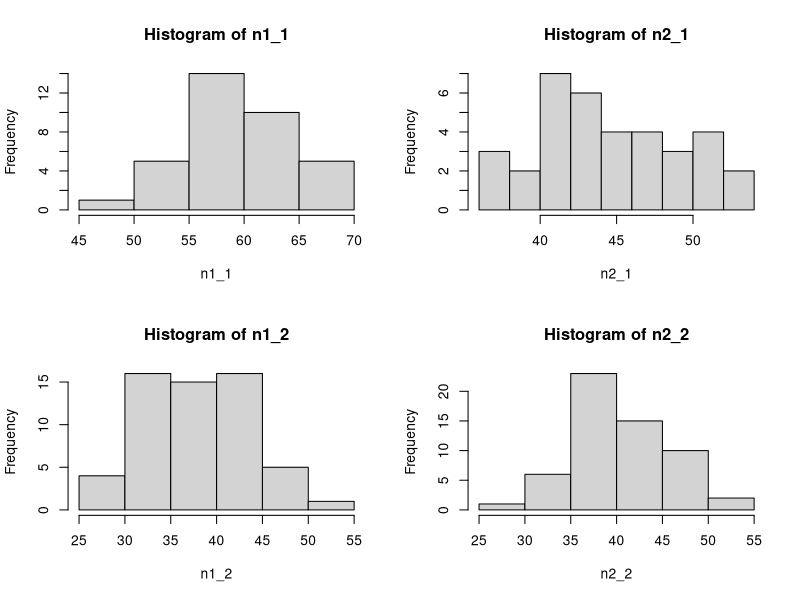
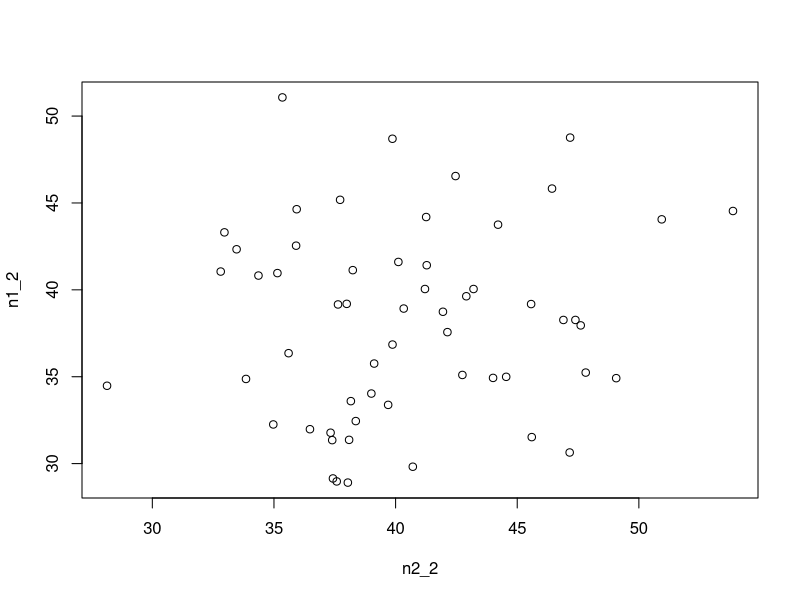
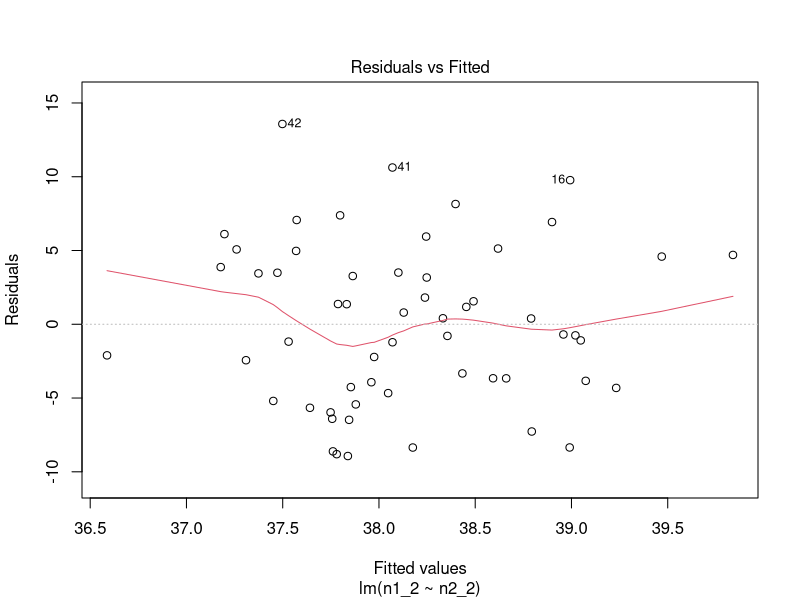
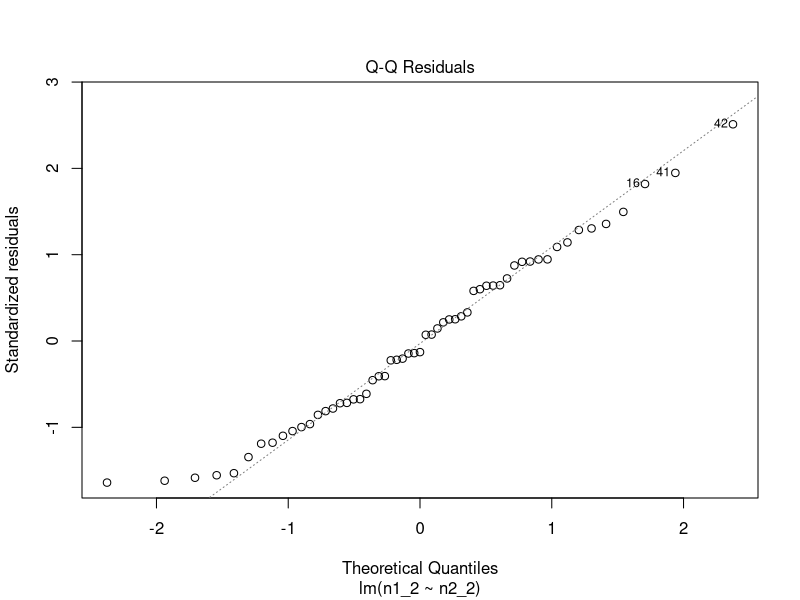
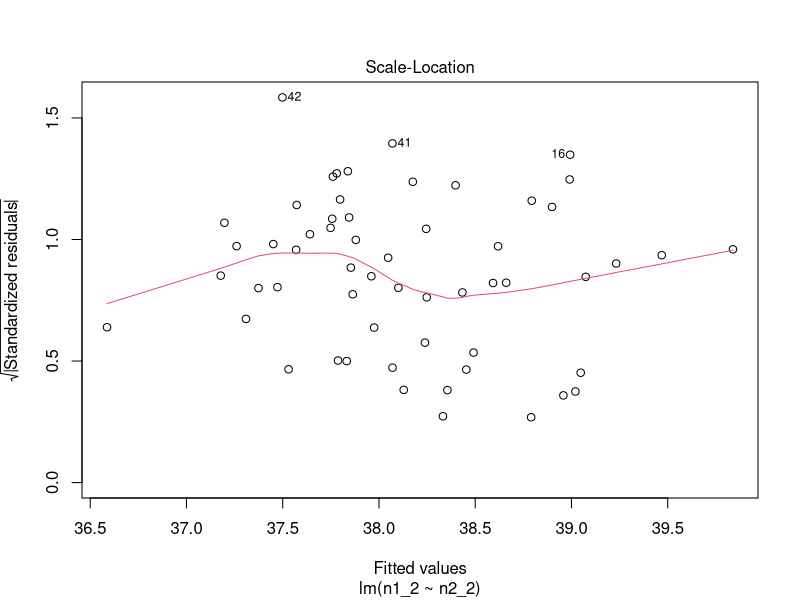
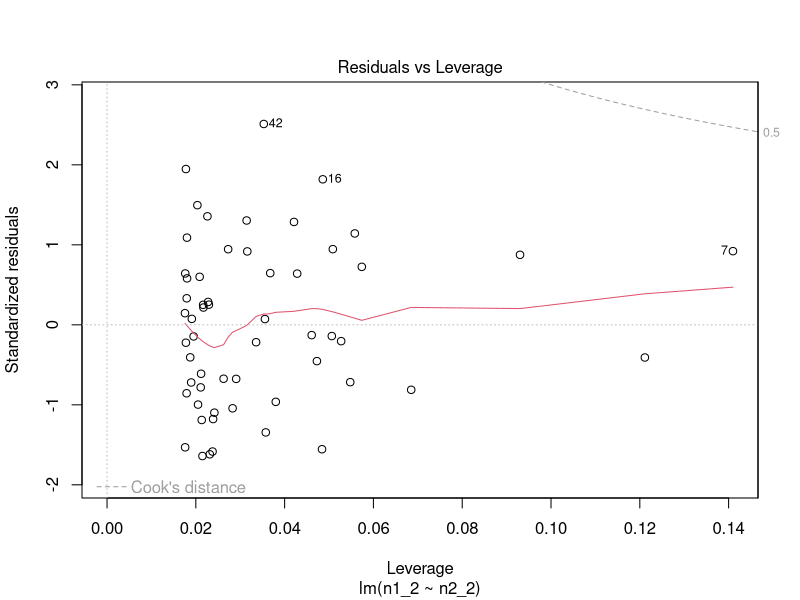

These charts were generated, in order, by the following R code:
set.seed(153)

# Irei usar o mesmo desvio padrão para gerar os datasets para garantir homocedasticidade no exercício
# Gerar 4 datasets independentemente
# rnorm() para garantir distribuição normal em todos os conjuntos

var <- 5

# Gerar médias aleatórias entre [30,60] para serem as médias dos conjuntos
medias <- runif(4, min = 30, max = 60) 

n1_1 <- rnorm(35, mean = medias[1], sd = var)
n2_1 <- rnorm(35, mean = medias[2], sd = var)
n1_2 <- rnorm(57, mean = medias[3], sd = var)
n2_2 <- rnorm(57, mean = medias[4], sd = var)

# Plot histogramas
par(mfrow=c(2,2))
hist(n1_1)
hist(n2_1)
hist(n1_2)
hist(n2_2)

# Teste de normalidade dos conjuntos
shapiro.test(n1_1)
shapiro.test(n1_2)
shapiro.test(n2_1)
shapiro.test(n2_2)

# Análise descritiva dos datasets
summary(n1_1)
summary(n1_2)
summary(n2_1)
summary(n2_2)

#
par(mfrow=c(1,1))
plot(n1_2~n2_2)
m2 <- lm(n1_2~n2_2)
summary(m2)
anova(m2)
m2$coefficients #igual às médias dos grupos
plot(m2)

